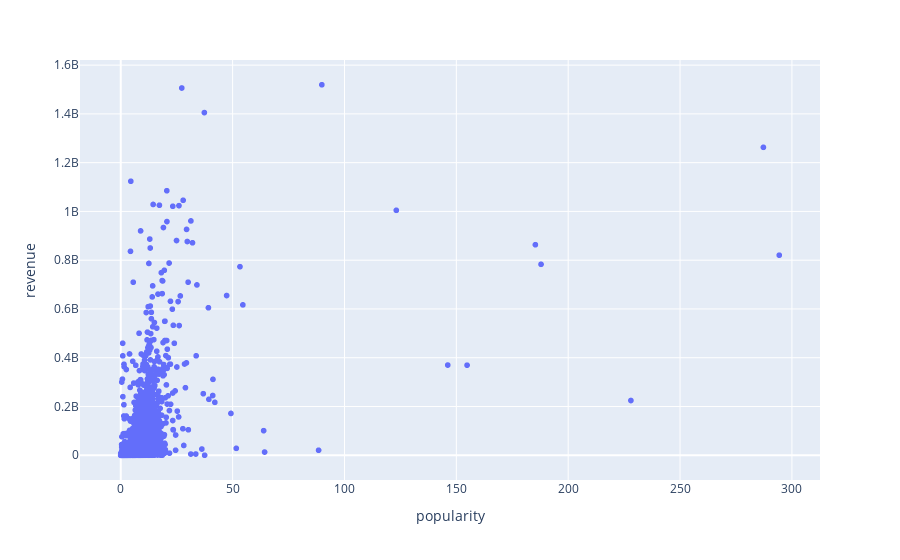

Notebook code for this chart:
### Code cell
px.scatter(df_train,x = "popularity", y = "revenue")

### Figure 1 — Plotly figure (JSON) as saved in the notebook; plotly's stock layout.template omitted (floating-point values rounded to 4 significant figures; data arrays with more than 128 entries replaced by an {"elided": "..."} marker saying what was removed)
{"data": [{"hovertemplate": "popularity=%{x}<br>revenue=%{y}<extra></extra>", "legendgroup": "", "marker": {"color": "#636efa", "symbol": "circle"}, "mode": "markers", "name": "", "showlegend": false, "type": "scattergl", "x": {"elided": "2998 float values"}, "xaxis": "x", "y": {"elided": "2998 int values"}, "yaxis": "y"}], "layout": {"legend": {"tracegroupgap": 0}, "margin": {"t": 60}, "xaxis": {"anchor": "y", "domain": [0, 1], "title": {"text": "popularity"}}, "yaxis": {"anchor": "x", "domain": [0, 1], "title": {"text": "revenue"}}}}
